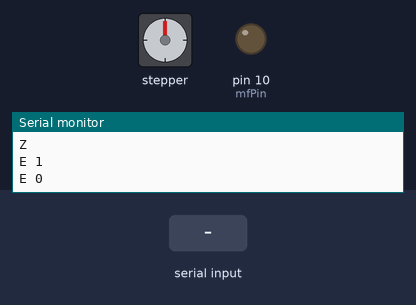
A sketch run on a simulated Arduino Uno, built with avr-gcc and run on an emulated ATmega328P. Shown: stepper motor, output pins drawn as LEDs (lit = HIGH), the last lines printed to the serial monitor. The inputs (shaded band) are chosen by the test bench. Stepper angles assume 200 steps per turn.

Above: at 1.2 s.
1.3 s: "T90\n" received over Serial
At 2.4 s:
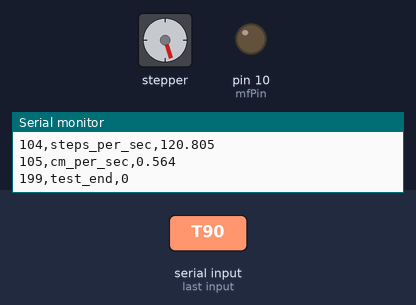
3.5 s: "T,45\n" received over Serial
At 4.4 s:
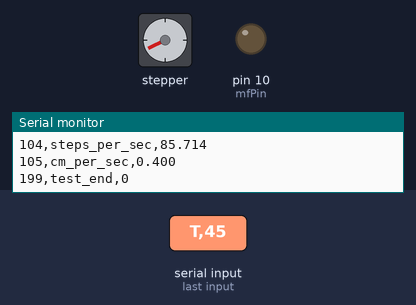
5.5 s: "M90\n" received over Serial
At 6.8 s:
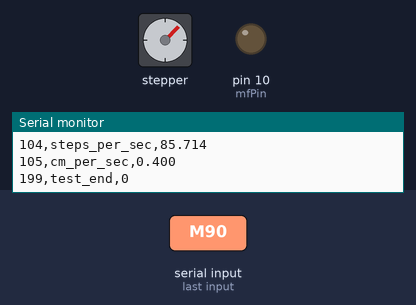
7.7 s: "M,45\n" received over Serial
At 8.8 s:
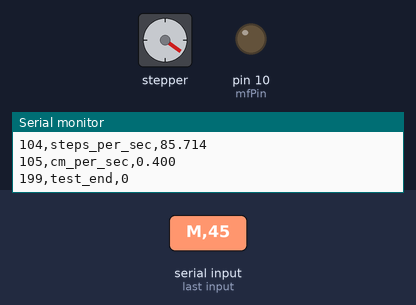
9.7 s: "T90\n" received over Serial
At 11.2 s:
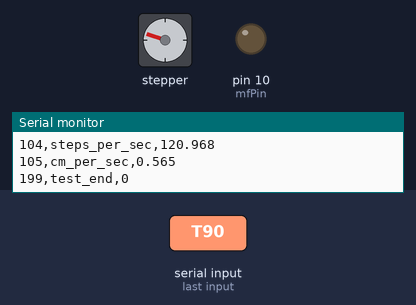
11.9 s: "T,45\n" received over Serial
At 12.29 s:
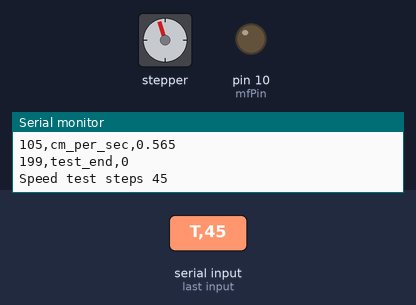
Timing chart, 0 to 14.8 s (numbered marks = the images above; inputs shaded):
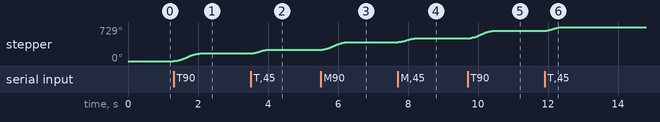

Measured:
- after the input at 1.3 s, stepper: turns 162° clockwise in 0.74 s, starting at once
- after the input at 3.5 s, stepper: turns 81° clockwise in 0.52 s, starting at once
- after the input at 5.5 s, stepper: turns 162° clockwise in 0.74 s, starting at once
- after the input at 7.7 s, stepper: turns 81° clockwise in 0.52 s, starting at once
- after the input at 9.7 s, stepper: turns 162° clockwise in 0.74 s, starting at once
- after the input at 11.9 s, stepper: turns 81° clockwise in 0.52 s, starting at once

The sketch:

linear_actuator_revised_06_12_26.ino
```cpp
#include <AccelStepper.h>

// ===== Pin Definitions =====
const int stepPin = 9;
const int dirPin  = 8;
const int mfPin   = 10;

// ===== Stepper Setup =====
AccelStepper stepper(AccelStepper::DRIVER, stepPin, dirPin);

// ===== Motion Parameters =====
float maxSpeed = 1000.0;       // steps/s
float acceleration = 500.0;    // steps/s^2

unsigned long moveStartTimeMs = 0;

bool isMoving = false;
bool motorFree = false;        // false = engaged, true = free

// ===== Calibration =====
const float cmPerStep = 0.00467;

// ===== Speed Test State =====
bool speedTestActive = false;
long speedTestSteps = 0;

// =====================================================
// Motor enable/free
// =====================================================
void setMotorEngaged(bool engaged) {
  if (engaged) {
    digitalWrite(mfPin, LOW);
    motorFree = false;
  } else {
    digitalWrite(mfPin, HIGH);
    motorFree = true;
  }
}

// =====================================================
// Setup
// =====================================================
void setup() {
  pinMode(mfPin, OUTPUT);
  setMotorEngaged(true);

  Serial.begin(115200);
  Serial.setTimeout(50);

  // Configure native library instances
  stepper.setMaxSpeed(maxSpeed);
  stepper.setAcceleration(acceleration);

  Serial.println("Motor 3 X-axis Ready");
  Serial.println("Commands:");
  Serial.println("S <speed_steps_per_s>");
  Serial.println("A <accel_steps_per_s2>");
  Serial.println("M <relative_steps>");
  Serial.println("T <relative_steps>");
  Serial.println("P");
  Serial.println("Z");
  Serial.println("E 1");
  Serial.println("E 0");
}

// =====================================================
// Main loop
// =====================================================
void loop() {
  handleSerial();
  updateMotor();
}

// =====================================================
// Motion update
// =====================================================
void updateMotor() {
  if (motorFree) {
    return;
  }

  // Native AccelStepper execution call (Must run continuously in loop)
  stepper.run();

  // Check if a running movement just finished running out of steps
  if (isMoving && !stepper.isRunning()) {
    unsigned long moveTime = millis() - moveStartTimeMs;

    if (speedTestActive && moveTime > 0) {
      float moveTime_s = moveTime / 1000.0;
      float actualStepsPerSec = abs(speedTestSteps) / moveTime_s;
      float totalDistance_cm = abs(speedTestSteps) * cmPerStep;
      float avgCmPerSec = totalDistance_cm / moveTime_s;

      Serial.println("100,test_begin,0");
      Serial.print("101,move_time_ms,");
      Serial.println(moveTime);
      Serial.print("102,distance_cm,");
      Serial.println(totalDistance_cm, 4);
      Serial.print("103,steps,");
      Serial.println(speedTestSteps);
      Serial.print("104,steps_per_sec,");
      Serial.println(actualStepsPerSec, 3);
      Serial.print("105,cm_per_sec,");
      Serial.println(avgCmPerSec, 3);
      Serial.println("199,test_end,0");
    }

    speedTestActive = false;
    isMoving = false;
  }
}

// =====================================================
// Serial command handling
// =====================================================
void handleSerial() {
  if (!Serial.available()) return;

  char cmd = Serial.read();

  if (cmd == 'S') {
    maxSpeed = Serial.parseFloat();
    stepper.setMaxSpeed(maxSpeed);
  }

  else if (cmd == 'A') {
    acceleration = Serial.parseFloat();
    stepper.setAcceleration(acceleration);
  }

  else if (cmd == 'M') {
    long steps = Serial.parseInt();
    moveStartTimeMs = millis();
    isMoving = true;
    speedTestActive = false;

    // Command relative motion using library methods
    stepper.move(steps);
  }

  else if (cmd == 'T') {
    long steps = Serial.parseInt();
    moveStartTimeMs = millis();
    isMoving = true;
    speedTestActive = true;
    speedTestSteps = steps;

    Serial.print("Speed test steps ");
    Serial.println(steps);

    // Command relative motion using library methods
    stepper.move(steps);
  }

  else if (cmd == 'E') {
    int val = Serial.parseInt();
    if (val == 1) {
      setMotorEngaged(false);
      stepper.disableOutputs(); // Safe library shutdown
    } else {
      setMotorEngaged(true);
    }
  }

  while (Serial.available()) {
    Serial.read();
  }
}
```
